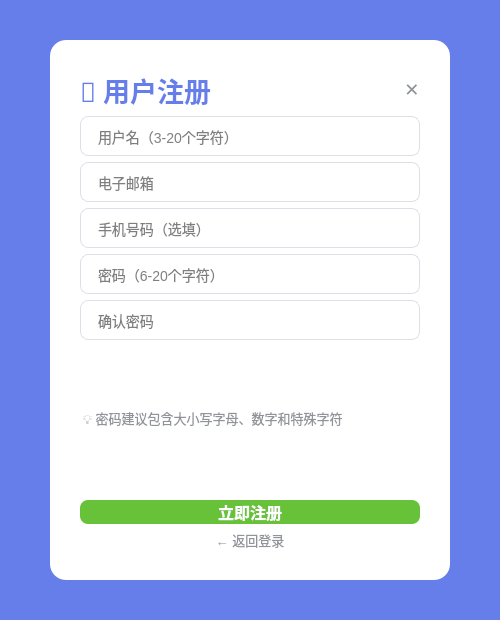
<?xml version="1.0" encoding="UTF-8"?>
<ui version="4.0">
 <class>RegisterWidget</class>
 <widget class="QWidget" name="RegisterWidget">
  <property name="geometry">
   <rect>
    <x>0</x>
    <y>0</y>
    <width>500</width>
    <height>620</height>
   </rect>
  </property>
  <property name="windowTitle">
   <string>注册</string>
  </property>
  <property name="styleSheet">
   <string notr="true">background-color: #667eea;</string>
  </property>
  <widget class="QWidget" name="centralWidget" native="true">
   <property name="geometry">
    <rect>
     <x>0</x>
     <y>0</y>
     <width>500</width>
     <height>620</height>
    </rect>
   </property>
   <layout class="QVBoxLayout" name="verticalLayout">
    <property name="leftMargin">
     <number>50</number>
    </property>
    <property name="topMargin">
     <number>40</number>
    </property>
    <property name="rightMargin">
     <number>50</number>
    </property>
    <property name="bottomMargin">
     <number>40</number>
    </property>
    <item>
     <widget class="QWidget" name="cardWidget" native="true">
      <property name="styleSheet">
       <string notr="true">background-color: white;
border-radius: 16px;</string>
      </property>
      <layout class="QVBoxLayout" name="cardLayout">
       <property name="leftMargin">
        <number>30</number>
       </property>
       <property name="topMargin">
        <number>30</number>
       </property>
       <property name="rightMargin">
        <number>30</number>
       </property>
       <property name="bottomMargin">
        <number>30</number>
       </property>
       <item>
        <layout class="QHBoxLayout" name="titleBarLayout">
         <item>
          <widget class="QLabel" name="label_title">
           <property name="text">
            <string>📝 用户注册</string>
           </property>
           <property name="font">
            <font>
             <family>Microsoft YaHei</family>
             <pointsize>20</pointsize>
             <weight>75</weight>
             <bold>true</bold>
            </font>
           </property>
           <property name="styleSheet">
            <string notr="true">color: #667eea;</string>
           </property>
          </widget>
         </item>
         <item>
          <spacer name="titleSpacer">
           <property name="orientation">
            <enum>Qt::Horizontal</enum>
           </property>
           <property name="sizeHint" stdset="0">
            <size>
             <width>40</width>
             <height>20</height>
            </size>
           </property>
          </spacer>
         </item>
         <item>
          <widget class="QPushButton" name="btn_close">
           <property name="text">
            <string>✕</string>
           </property>
           <property name="cursor">
            <cursorShape>PointingHandCursor</cursorShape>
           </property>
           <property name="fixedSize">
            <size>
             <width>32</width>
             <height>32</height>
            </size>
           </property>
           <property name="styleSheet">
            <string notr="true">QPushButton {
    background-color: transparent;
    color: #909399;
    border: none;
    border-radius: 16px;
    font-size: 18px;
    font-weight: bold;
}
QPushButton:hover {
    background-color: #f56c6c;
    color: white;
}</string>
           </property>
          </widget>
         </item>
        </layout>
       </item>
       <item>
        <widget class="QLineEdit" name="le_Register_Username">
         <property name="placeholderText">
          <string>用户名（3-20个字符）</string>
         </property>
         <property name="minimumHeight">
          <number>44</number>
         </property>
         <property name="styleSheet">
          <string notr="true">QLineEdit {
    border: 1px solid #dcdfe6;
    border-radius: 8px;
    padding: 10px 15px;
    font-size: 14px;
    background-color: white;
}
QLineEdit:focus {
    border: 1px solid #667eea;
}</string>
         </property>
        </widget>
       </item>
       <item>
        <widget class="QLineEdit" name="le_Register_Email">
         <property name="placeholderText">
          <string>电子邮箱</string>
         </property>
         <property name="minimumHeight">
          <number>44</number>
         </property>
         <property name="styleSheet">
          <string notr="true">QLineEdit {
    border: 1px solid #dcdfe6;
    border-radius: 8px;
    padding: 10px 15px;
    font-size: 14px;
    background-color: white;
}
QLineEdit:focus {
    border: 1px solid #667eea;
}</string>
         </property>
        </widget>
       </item>
       <item>
        <widget class="QLineEdit" name="le_Register_Phone">
         <property name="placeholderText">
          <string>手机号码（选填）</string>
         </property>
         <property name="minimumHeight">
          <number>44</number>
         </property>
         <property name="styleSheet">
          <string notr="true">QLineEdit {
    border: 1px solid #dcdfe6;
    border-radius: 8px;
    padding: 10px 15px;
    font-size: 14px;
    background-color: white;
}
QLineEdit:focus {
    border: 1px solid #667eea;
}</string>
         </property>
        </widget>
       </item>
       <item>
        <widget class="QLineEdit" name="le_Register_Password">
         <property name="placeholderText">
          <string>密码（6-20个字符）</string>
         </property>
         <property name="minimumHeight">
          <number>44</number>
         </property>
         <property name="echoMode">
          <enum>QLineEdit::Password</enum>
         </property>
         <property name="styleSheet">
          <string notr="true">QLineEdit {
    border: 1px solid #dcdfe6;
    border-radius: 8px;
    padding: 10px 15px;
    font-size: 14px;
    background-color: white;
}
QLineEdit:focus {
    border: 1px solid #667eea;
}</string>
         </property>
        </widget>
       </item>
       <item>
        <widget class="QLineEdit" name="le_Register_ConfirmPwd">
         <property name="placeholderText">
          <string>确认密码</string>
         </property>
         <property name="minimumHeight">
          <number>44</number>
         </property>
         <property name="echoMode">
          <enum>QLineEdit::Password</enum>
         </property>
         <property name="styleSheet">
          <string notr="true">QLineEdit {
    border: 1px solid #dcdfe6;
    border-radius: 8px;
    padding: 10px 15px;
    font-size: 14px;
    background-color: white;
}
QLineEdit:focus {
    border: 1px solid #667eea;
}</string>
         </property>
        </widget>
       </item>
       <item>
        <widget class="QLabel" name="label_passwordTip">
         <property name="text">
          <string>💡 密码建议包含大小写字母、数字和特殊字符</string>
         </property>
         <property name="font">
          <font>
           <pointsize>10</pointsize>
          </font>
         </property>
         <property name="styleSheet">
          <string notr="true">color: #909399;
margin-top: 5px;
margin-bottom: 10px;</string>
         </property>
         <property name="wordWrap">
          <bool>true</bool>
         </property>
        </widget>
       </item>
       <item>
        <widget class="QPushButton" name="btn_RegisterSubmit">
         <property name="minimumHeight">
          <number>44</number>
         </property>
         <property name="text">
          <string>立即注册</string>
         </property>
         <property name="cursor">
          <cursorShape>PointingHandCursor</cursorShape>
         </property>
         <property name="styleSheet">
          <string notr="true">QPushButton {
    background-color: #67c23a;
    color: white;
    border: none;
    border-radius: 8px;
    font-size: 16px;
    font-weight: bold;
}
QPushButton:hover {
    background-color: #5daf34;
}
QPushButton:pressed {
    background-color: #529b2e;
}</string>
         </property>
        </widget>
       </item>
       <item>
        <widget class="QPushButton" name="btn_BackToLogin">
         <property name="text">
          <string>← 返回登录</string>
         </property>
         <property name="minimumHeight">
          <number>40</number>
         </property>
         <property name="cursor">
          <cursorShape>PointingHandCursor</cursorShape>
         </property>
         <property name="flat">
          <bool>true</bool>
         </property>
         <property name="styleSheet">
          <string notr="true">QPushButton {
    color: #909399;
    font-size: 13px;
    border: none;
}
QPushButton:hover {
    color: #667eea;
}</string>
         </property>
        </widget>
       </item>
      </layout>
     </widget>
    </item>
   </layout>
  </widget>
 </widget>
 <resources/>
 <connections/>
</ui>
